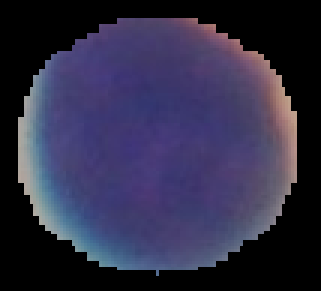
#> input picture Trabalho 2/dataset_linfocitos/linfocito00.png, 107 x 97 px (shown 3 times larger)
$ python Subtrair.py
#> lines starting #> are read from the running program, lines starting #| are printed output that depends on the picture
#> the answer given: ../../../Trabalho 2/dataset_linfocitos/linfocito00.png
#> the answer given: ../../../Trabalho 2/dataset_linfocitos/linfocito01.png
import cv2
import numpy as np
import os


def carregar_imagem(caminho):
    if not os.path.isfile(caminho):
        raise FileNotFoundError(f"Arquivo não encontrado: {caminho}")

    imagem = cv2.imread(caminho)
#> imagem is the input picture: shape (97, 107, 3); mean B, G, R 72.2, 46.1, 48.6
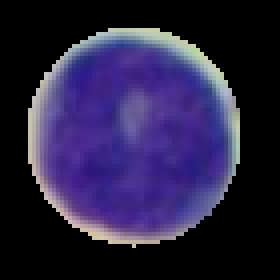
#> input picture Trabalho 2/dataset_linfocitos/linfocito01.png, 70 x 70 px (shown 4 times larger)
#> in carregar_imagem, imagem is the input picture: shape (70, 70, 3); mean B, G, R 68.1, 34.4, 41.2
    if imagem is None:
        raise ValueError(f"Não foi possível carregar a imagem: {caminho}")
    return imagem


def redimensionar_para_compatibilidade(imagem_base, imagem_alvo):
    if imagem_base.shape != imagem_alvo.shape:
        return cv2.resize(imagem_alvo, (imagem_base.shape[1], imagem_base.shape[0]))
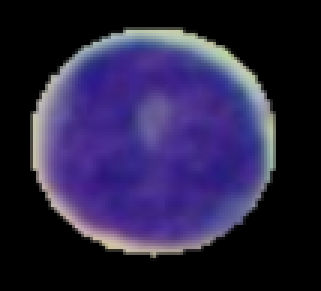
#> returned value: shape (97, 107, 3) (shown 3 times larger); mean of channels 0, 1, 2 68.1, 34.4, 41.2; drawn as B, G, R
    return imagem_alvo


def subtrair_imagens(imagem_antes, imagem_depois):
    imagem_depois = redimensionar_para_compatibilidade(imagem_antes, imagem_depois)
    diferenca = cv2.absdiff(imagem_antes, imagem_depois)
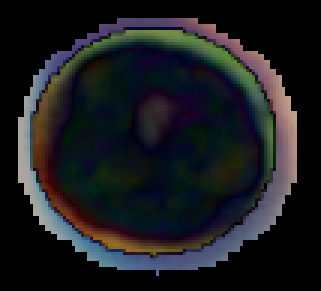
#> diferenca: shape (97, 107, 3) (shown 3 times larger); mean B, G, R 31.7, 28.4, 27
    return diferenca


def salvar_imagem(imagem, caminho_saida):
    if not caminho_saida.lower().endswith(('.png', '.jpg', '.jpeg')):
        raise ValueError("A extensão do arquivo de saída deve ser .png, .jpg ou .jpeg")
    if not cv2.imwrite(caminho_saida, imagem):
        raise IOError(f"Erro ao salvar imagem: {caminho_saida}")


def gerar_caminho_saida(caminho_original, sufixo="_sub"):
    base, ext = os.path.splitext(caminho_original)
    return f"{base}{sufixo}{ext}"


def main():
    caminho_antes = input("Digite o caminho da imagem 'antes': ").strip()
    caminho_depois = input("Digite o caminho da imagem 'depois': ").strip()

    try:
        imagem_antes = carregar_imagem(caminho_antes)
        imagem_depois = carregar_imagem(caminho_depois)

        imagem_dif = subtrair_imagens(imagem_antes, imagem_depois)

        caminho_saida_dif = gerar_caminho_saida(caminho_depois, "_sub")
        salvar_imagem(imagem_dif, caminho_saida_dif)

        print(f"Imagem de diferença salva: {caminho_saida_dif}")

    except Exception as e:
        print(f"Erro: {e}")


if __name__ == "__main__":
    main()
